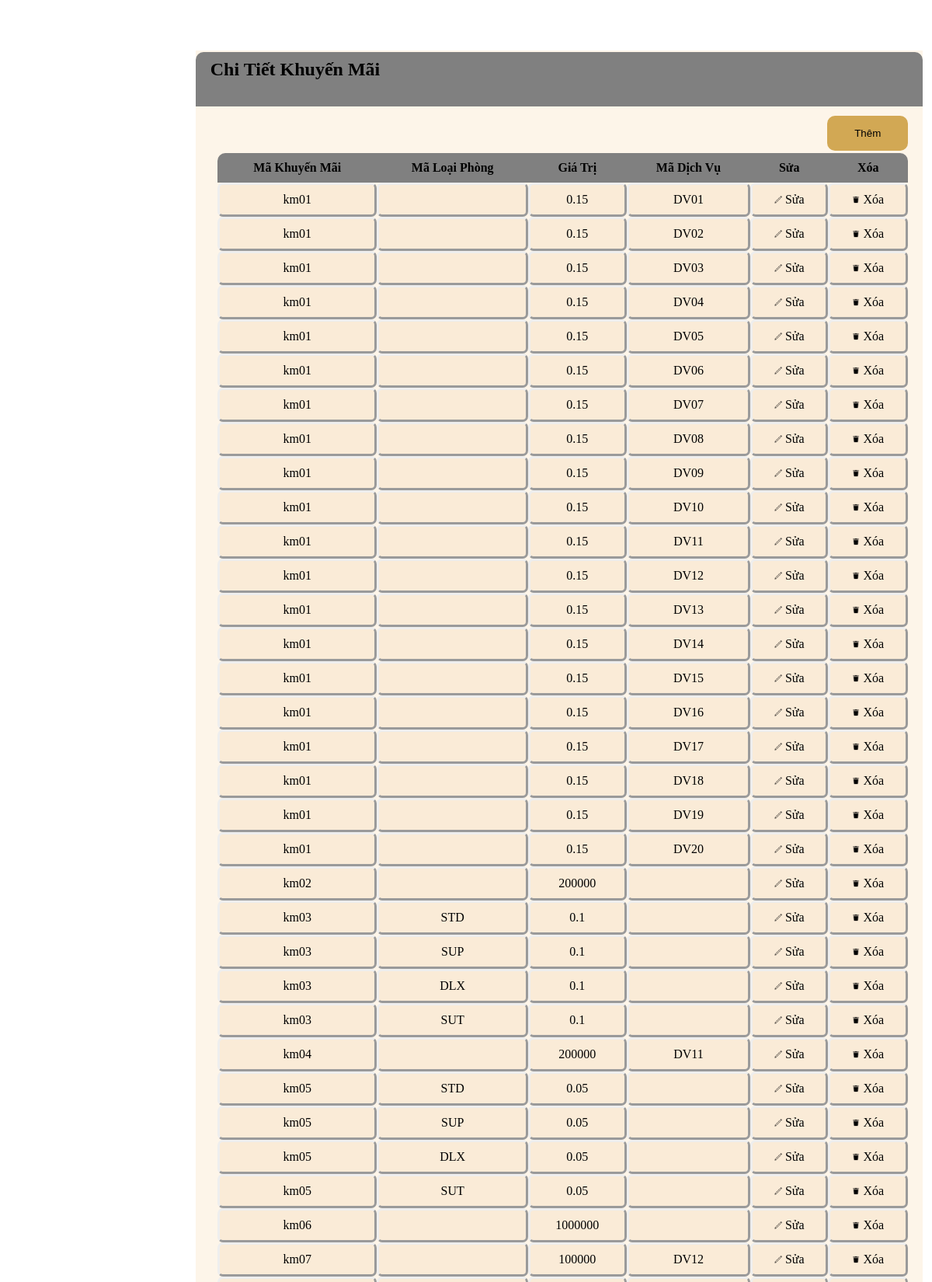
/quantri/admin/admin_ctkm.php (upper part), run on the app's committed database.
### tables this page shows
create table CHITIETKHUYENMAI(
    MA_CTKM varchar(10) primary key not null,
    MA_KM varchar(10),
    foreign key (MA_KM) references KHUYENMAI(MA_KM),
    GIATRI float not null,
    MA_LOAIPHONG varchar(3),
    foreign key (MA_LOAIPHONG) references LOAIPHONG(MA_LOAIPHONG),
    MA_DV varchar(10),
    foreign key (MA_DV) references DICHVU(MA_DV)
);

### quantri/admin/admin_ctkm.php (the view, shortened to what this page needs)
<?php
$link=new mysqli("localhost", "root","","khachsan");
$sql="select * from CHITIETKHUYENMAI";
$result=$link->query($sql);
?>
  <div class="layout_danhmuc">
    <div class="danhmuc"><h2 style="margin: 1% 0 0 2%"> Chi Tiết Khuyến Mãi </h2>
      <button>Thêm</button>
      <table>
         <tr>
    <th style="border-radius: 10px 0 0 0" >Mã Khuyến Mãi</th>
    <th> Mã Loại Phòng</th>
    <th> Giá Trị </th>
    <th> Mã Dịch Vụ </th>
    <th> Sửa </th>
    <th style="border-radius: 0 10px 0 0">Xóa</th>
         </tr>
   <?php
while ($row=$result->fetch_assoc())
{
   ?>
<tr align="center" >
    <td> <?php echo $row["MA_KM"];?> </td>
    <td> <?php echo $row["MA_LOAIPHONG"];?></td>
    <td> <?php echo $row["GIATRI"];?></td>
    <td> <?php echo $row["MA_DV"];?></td>
    <td><a href=""><img src="../img/icon/edit.png"  width="10px" height="10px"> Sửa</a></td>
    <td><a href=""><img src="../img/icon/delete.png" width="10px" height="10px"> Xóa</a></td>
</tr>
     <?php
 }
      ?>
</table>
</div>
</div>

### quantri/admin/admin_ctkm.php (style rules this page uses)
.layout_danhmuc { width: 78%; position: absolute; background-color: rgb(253, 245, 233); right:1%; height: 2300px; top:65px; }
.danhmuc { width: 100%; height: 70px; background-color: gray; border-radius: 10px 10px 0 0; position: absolute; top:2px; }
button { padding: 15px 35px; position: absolute; right: 2%; top: 82px; border: none; background-color: rgb(210, 168, 84); border-radius: 10px; cursor: pointer; }
table { width: 95%; margin: 10% 10% 0 3%; border-radius: 10px; border-spacing: 0; border-collapse: separate; border-radius: 7px; }
th { background-color: gray; padding: 10px; }
td { background-color:antiquewhite; border-style:outset; padding: 10px; border-radius: 7px; }
a { text-decoration: none; color: black; }

### data on the page
chitietkhuyenmai: MA_KM "km01", GIATRI "0.15", MA_DV "DV01"
chitietkhuyenmai: MA_KM "km01", GIATRI "0.15", MA_DV "DV02"
chitietkhuyenmai: MA_KM "km01", GIATRI "0.15", MA_DV "DV03"
chitietkhuyenmai: MA_KM "km01", GIATRI "0.15", MA_DV "DV04"
chitietkhuyenmai: MA_KM "km01", GIATRI "0.15", MA_DV "DV05"
chitietkhuyenmai: MA_KM "km01", GIATRI "0.15", MA_DV "DV06"
chitietkhuyenmai: MA_KM "km01", GIATRI "0.15", MA_DV "DV07"
chitietkhuyenmai: MA_KM "km01", GIATRI "0.15", MA_DV "DV08"
chitietkhuyenmai: MA_KM "km01", GIATRI "0.15", MA_DV "DV09"
chitietkhuyenmai: MA_KM "km01", GIATRI "0.15", MA_DV "DV10"
chitietkhuyenmai: MA_KM "km01", GIATRI "0.15", MA_DV "DV11"
chitietkhuyenmai: MA_KM "km01", GIATRI "0.15", MA_DV "DV12"
chitietkhuyenmai: MA_KM "km01", GIATRI "0.15", MA_DV "DV13"
chitietkhuyenmai: MA_KM "km01", GIATRI "0.15", MA_DV "DV14"
chitietkhuyenmai: MA_KM "km01", GIATRI "0.15", MA_DV "DV15"
chitietkhuyenmai: MA_KM "km01", GIATRI "0.15", MA_DV "DV16"
chitietkhuyenmai: MA_KM "km01", GIATRI "0.15", MA_DV "DV17"
chitietkhuyenmai: MA_KM "km01", GIATRI "0.15", MA_DV "DV18"
chitietkhuyenmai: MA_KM "km01", GIATRI "0.15", MA_DV "DV19"
chitietkhuyenmai: MA_KM "km01", GIATRI "0.15", MA_DV "DV20"
chitietkhuyenmai: MA_KM "km02", GIATRI "200000"
chitietkhuyenmai: MA_KM "km03", MA_LOAIPHONG "STD", GIATRI "0.1"
chitietkhuyenmai: MA_KM "km03", MA_LOAIPHONG "SUP", GIATRI "0.1"
chitietkhuyenmai: MA_KM "km03", MA_LOAIPHONG "DLX", GIATRI "0.1"
chitietkhuyenmai: MA_KM "km03", MA_LOAIPHONG "SUT", GIATRI "0.1"
chitietkhuyenmai: MA_KM "km04", GIATRI "200000", MA_DV "DV11"
chitietkhuyenmai: MA_KM "km05", MA_LOAIPHONG "STD", GIATRI "0.05"
chitietkhuyenmai: MA_KM "km05", MA_LOAIPHONG "SUP", GIATRI "0.05"
chitietkhuyenmai: MA_KM "km05", MA_LOAIPHONG "DLX", GIATRI "0.05"
chitietkhuyenmai: MA_KM "km05", MA_LOAIPHONG "SUT", GIATRI "0.05"
chitietkhuyenmai: MA_KM "km06", GIATRI "1000000"
chitietkhuyenmai: MA_KM "km07", GIATRI "100000", MA_DV "DV12"
